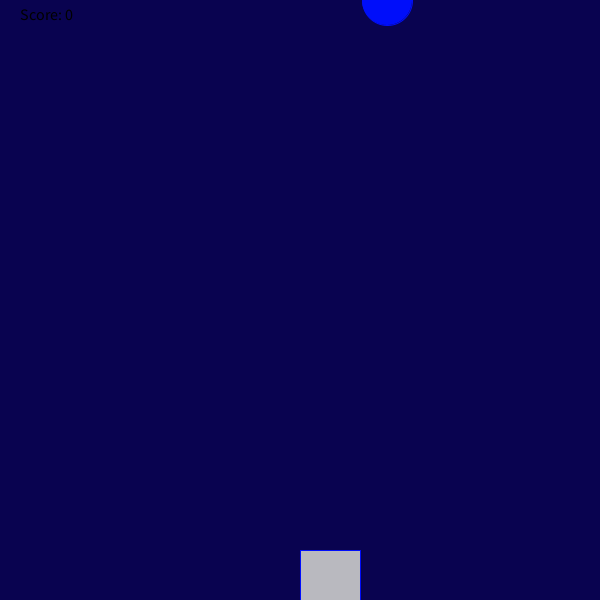
Frame 1 (no input)
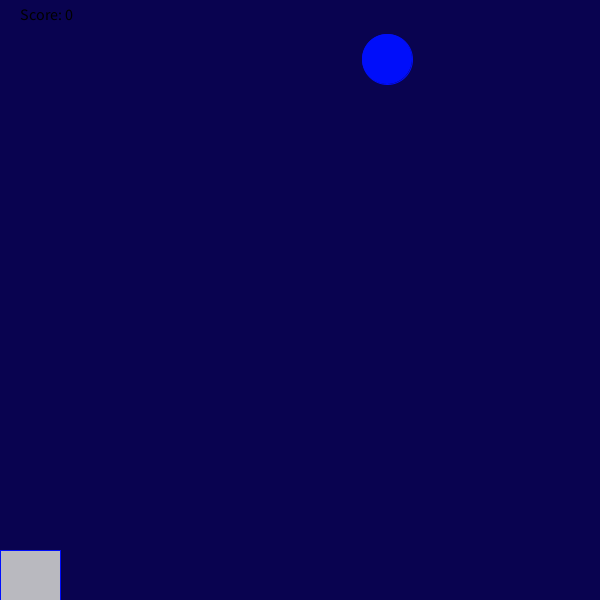
Frame 60 (the mouse pressed at the canvas centre just before this capture)
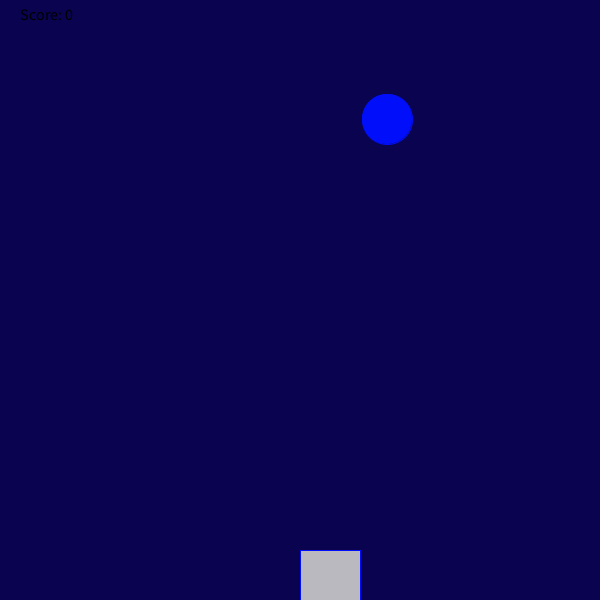
Frame 120 (the mouse held since frame 60 and released just before this capture)

The Processing sketch that drew these frames (run headless with seeded random() and noise(); from frame 60 on, the mouse is pressed at the canvas centre):

// Processing sketch: rain_game
// ── rain_game.pde
int randomNumber = (int) random(600);
int x = randomNumber;
int y = 0;
int rectY = 550;
int rectX = 300;
int score = 0;

void setup() {
  size(600,600);
}

void draw() {
    background(#090350);
    fill(#000EFA);
    stroke(#000EFA);
    ellipse(x, y, 50, 50);
    y = y + 1;
    fill(#B9B9BF);
    rect(rectX, rectY, 60, 50);
    if (mouseX != rectX) {
      rectX = mouseX;
    }
    checkCatch(x, y);
    if (y == 600) {
      y = 0;
      x = (int) random(600);
    }
}
void checkCatch(int x, int y) {
    if (x > mouseX && x < mouseX+100 && y >= 550)
       score++;
    else if (score > 0 && y >= 550) 
       score--;
    fill(0, 0, 0);
    textSize(16);
    text("Score: " + score, 20, 20);
}
